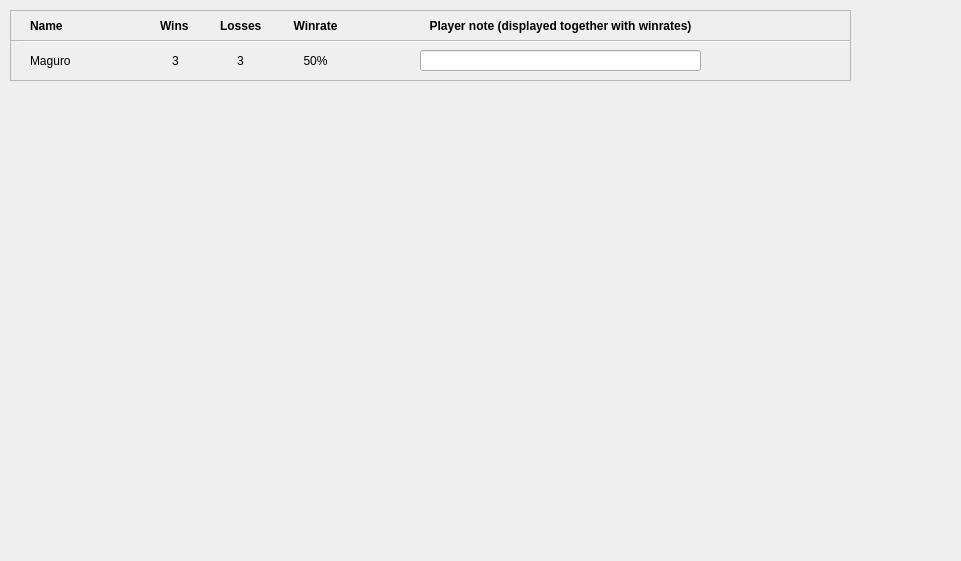
    <widget class="QWidget" name="SC_PlayersScrollAreaContents">
     <property name="geometry">
      <rect>
       <x>0</x>
       <y>0</y>
       <width>961</width>
       <height>561</height>
      </rect>
     </property>
     <widget class="QFrame" name="FR_Player_00">
      <property name="geometry">
       <rect>
        <x>10</x>
        <y>40</y>
        <width>841</width>
        <height>41</height>
       </rect>
      </property>
      <property name="autoFillBackground">
       <bool>false</bool>
      </property>
      <property name="styleSheet">
       <string notr="true"/>
      </property>
      <property name="frameShape">
       <enum>QFrame::StyledPanel</enum>
      </property>
      <property name="frameShadow">
       <enum>QFrame::Raised</enum>
      </property>
      <widget class="QLabel" name="LA_Name_00">
       <property name="geometry">
        <rect>
         <x>20</x>
         <y>10</y>
         <width>47</width>
         <height>21</height>
        </rect>
       </property>
       <property name="text">
        <string>Maguro</string>
       </property>
      </widget>
      <widget class="QLabel" name="LA_Wins_00">
       <property name="geometry">
        <rect>
         <x>150</x>
         <y>10</y>
         <width>31</width>
         <height>21</height>
        </rect>
       </property>
       <property name="text">
        <string>3</string>
       </property>
       <property name="alignment">
        <set>Qt::AlignCenter</set>
       </property>
      </widget>
      <widget class="QLabel" name="LA_Losses_00">
       <property name="geometry">
        <rect>
         <x>210</x>
         <y>10</y>
         <width>41</width>
         <height>21</height>
        </rect>
       </property>
       <property name="text">
        <string>3</string>
       </property>
       <property name="alignment">
        <set>Qt::AlignCenter</set>
       </property>
      </widget>
      <widget class="QLineEdit" name="ED_Note_00">
       <property name="geometry">
        <rect>
         <x>410</x>
         <y>10</y>
         <width>281</width>
         <height>21</height>
        </rect>
       </property>
       <property name="styleSheet">
        <string notr="true"/>
       </property>
       <property name="text">
        <string/>
       </property>
       <property name="alignment">
        <set>Qt::AlignCenter</set>
       </property>
      </widget>
      <widget class="QLabel" name="LA_Winrate_00">
       <property name="geometry">
        <rect>
         <x>280</x>
         <y>10</y>
         <width>51</width>
         <height>21</height>
        </rect>
       </property>
       <property name="text">
        <string>50%</string>
       </property>
       <property name="alignment">
        <set>Qt::AlignCenter</set>
       </property>
      </widget>
      <widget class="Line" name="LINE_Player_00">
       <property name="geometry">
        <rect>
         <x>10</x>
         <y>0</y>
         <width>831</width>
         <height>2</height>
        </rect>
       </property>
       <property name="orientation">
        <enum>Qt::Horizontal</enum>
       </property>
      </widget>
     </widget>
     <widget class="QFrame" name="FR_WinratesHeading">
      <property name="geometry">
       <rect>
        <x>10</x>
        <y>10</y>
        <width>841</width>
        <height>31</height>
       </rect>
      </property>
      <property name="styleSheet">
       <string notr="true">font-weight:bold</string>
      </property>
      <property name="frameShape">
       <enum>QFrame::StyledPanel</enum>
      </property>
      <property name="frameShadow">
       <enum>QFrame::Raised</enum>
      </property>
      <widget class="QLabel" name="LA_Note">
       <property name="geometry">
        <rect>
         <x>410</x>
         <y>0</y>
         <width>281</width>
         <height>31</height>
        </rect>
       </property>
       <property name="styleSheet">
        <string notr="true"/>
       </property>
       <property name="text">
        <string>Player note (displayed together with winrates)</string>
       </property>
       <property name="alignment">
        <set>Qt::AlignCenter</set>
       </property>
      </widget>
      <widget class="QLabel" name="LA_Losses">
       <property name="geometry">
        <rect>
         <x>210</x>
         <y>0</y>
         <width>41</width>
         <height>31</height>
        </rect>
       </property>
       <property name="styleSheet">
        <string notr="true"/>
       </property>
       <property name="text">
        <string>Losses</string>
       </property>
      </widget>
      <widget class="QLabel" name="LA_Winrate">
       <property name="geometry">
        <rect>
         <x>280</x>
         <y>0</y>
         <width>51</width>
         <height>31</height>
        </rect>
       </property>
       <property name="styleSheet">
        <string notr="true"/>
       </property>
       <property name="text">
        <string>Winrate</string>
       </property>
       <property name="alignment">
        <set>Qt::AlignCenter</set>
       </property>
      </widget>
      <widget class="QLabel" name="LA_Name">
       <property name="geometry">
        <rect>
         <x>20</x>
         <y>0</y>
         <width>41</width>
         <height>31</height>
        </rect>
       </property>
       <property name="styleSheet">
        <string notr="true"/>
       </property>
       <property name="text">
        <string>Name</string>
       </property>
      </widget>
      <widget class="QLabel" name="LA_Wins">
       <property name="geometry">
        <rect>
         <x>150</x>
         <y>0</y>
         <width>31</width>
         <height>31</height>
        </rect>
       </property>
       <property name="styleSheet">
        <string notr="true"/>
       </property>
       <property name="text">
        <string>Wins</string>
       </property>
      </widget>
     </widget>
    </widget>
